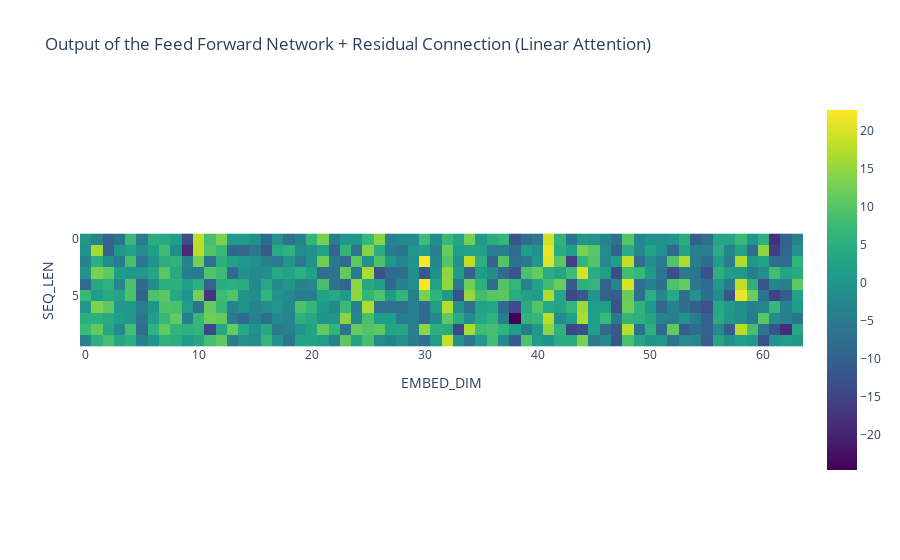

The notebook cell saved with this chart:
### Code cell
px.imshow(post_ffn_res[0], title="Output of the Feed Forward Network + Residual Connection (Linear Attention)", labels=dict(x="EMBED_DIM", y="SEQ_LEN"), color_continuous_scale="VIRIDIS")

### Figure 1 — Plotly figure (JSON) as saved in the notebook; plotly's stock layout.template omitted (floating-point values rounded to 4 significant figures; data arrays with more than 128 entries replaced by an {"elided": "..."} marker saying what was removed)
{"data": [{"coloraxis": "coloraxis", "hovertemplate": "EMBED_DIM: %{x}<br>SEQ_LEN: %{y}<br>color: %{z}<extra></extra>", "name": "0", "type": "heatmap", "xaxis": "x", "yaxis": "y", "z": {"elided": "10x64 float values"}}], "layout": {"coloraxis": {"colorscale": [[0, "#440154"], [0.1111, "#482878"], [0.2222, "#3e4989"], [0.3333, "#31688e"], [0.4444, "#26828e"], [0.5556, "#1f9e89"], [0.6667, "#35b779"], [0.7778, "#6ece58"], [0.8889, "#b5de2b"], [1, "#fde725"]]}, "title": {"text": "Output of the Feed Forward Network + Residual Connection (Linear Attention)"}, "xaxis": {"anchor": "y", "constrain": "domain", "domain": [0, 1], "scaleanchor": "y", "title": {"text": "EMBED_DIM"}}, "yaxis": {"anchor": "x", "autorange": "reversed", "constrain": "domain", "domain": [0, 1], "title": {"text": "SEQ_LEN"}}}}
